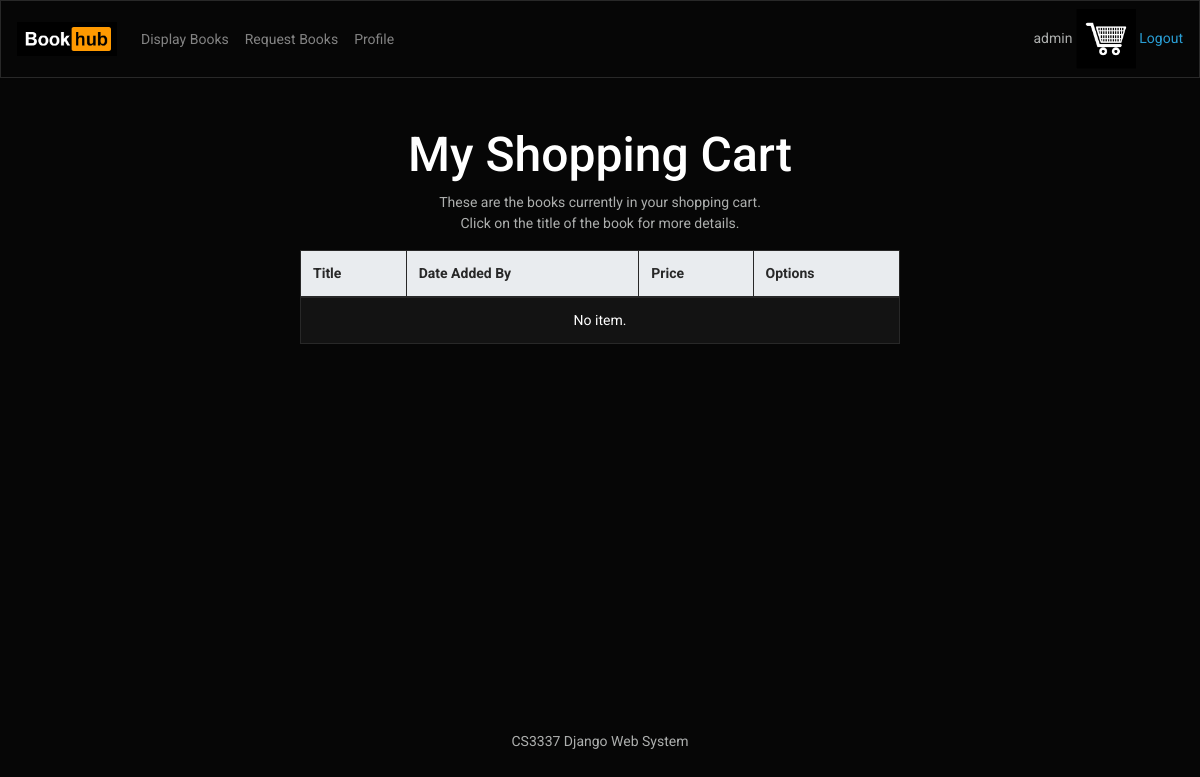
/shoppingcart (signed in), run on an earlier commit of the app's database.
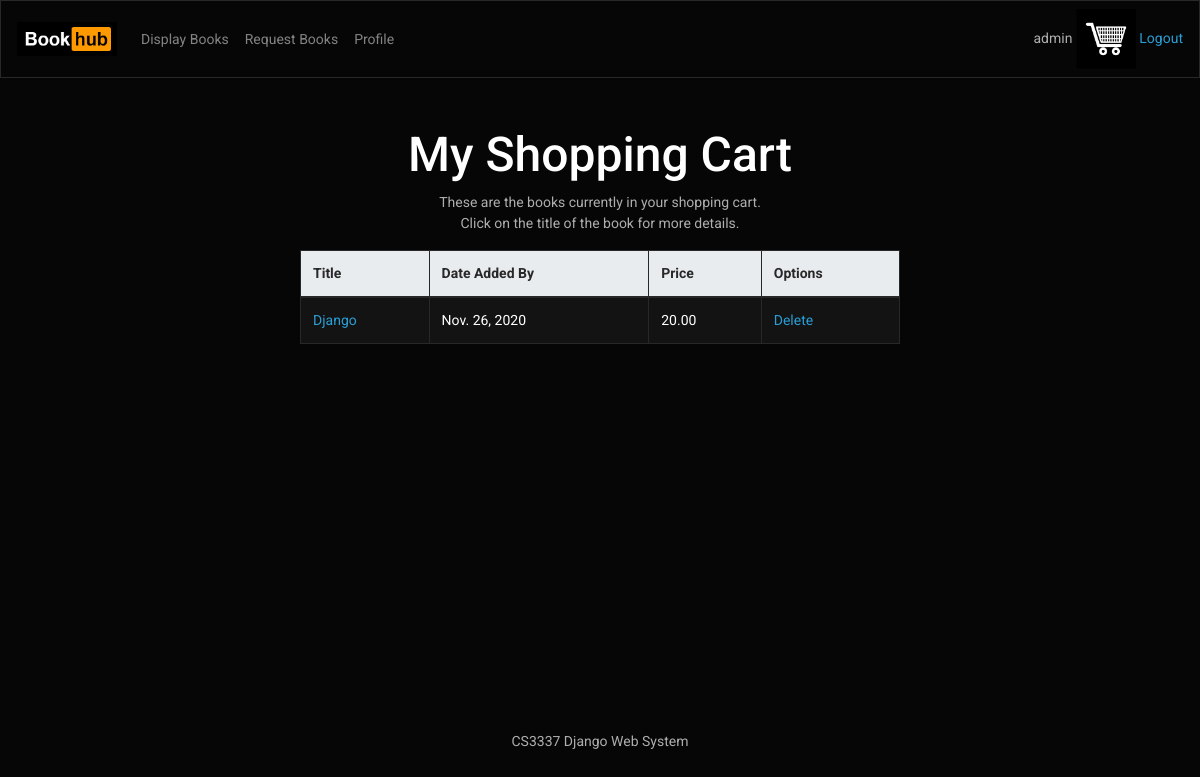
And on a later commit of the database.
### bookMng/models.py (models this page shows, shortened)
class UserCart(models.Model):
    name = models.CharField(max_length=200, default="Anonymous")
    username = models.ForeignKey(User, blank=True, null=True, on_delete=models.CASCADE)
    bookId = models.ForeignKey(Book, blank=True, null=True, on_delete=models.CASCADE)
    price = models.DecimalField(decimal_places=2,max_digits=6,default=0)
    adddate = models.DateField(auto_now=True)

### bookMng/views.py (the view)
# urls.py: path('shoppingcart', views.shoppingcart, name='shoppingcart'),
@login_required(login_url=reverse_lazy('login'))
def shoppingcart(request):
    books = UserCart.objects.filter(username=request.user)
    totalPrice = list(books.aggregate(Sum('price')).values())[0]
    return render(request,
        'bookMng/shoppingcart.html',
        {
            'item_list': MainMenu.objects.all(),
            'books': books,
            'totalPrice': totalPrice
        })

### bookEx/templates/bookMng/shoppingcart.html (shortened to what this page needs)
{% extends "base.html" %}
{% load static %}
{% block main_content %}
<div class="text-center">
    <h2> My Shopping Cart </h2>
    <p> These are the books currently in your shopping cart. <br>Click on the title of the book for more details.</p>
</div>
<table class="table table-striped table-bordered mx-auto" align="center" border="2">
    <thead class="thead-light">
        <tr>
            <th class="font-weight-bold">Title</th>
            <th class="font-weight-bold">Date Added By</th>
            <th class="font-weight-bold">Price</th>
            <th class="font-weight-bold">Options</th>
        </tr>
    </thead>
    {% if not books %}
    <tr>
        <td class="text-center" colspan="4">No item.</td>
    </tr>
    {% else %}
    {% for book in books %}
        <tr>
            <td>
                <a href="book_detail/{{ book.bookId.id }}">
                    {{book.name}}
                </a>
            </td>
            <td>
                {{ book.adddate }}
            </td>
            <td>
                {{ book.price }}
            </td>
            <td>
                <a href="cart_delete/{{ book.id }}">Delete</a>
            </td>
        </tr>
    {% endfor %}
    {% endif %}
</table>
{% endblock main_content %}

What changed in the data, as far as the page shows it:
added UserCart: name "Django", adddate "Nov. 26, 2020", price "20.00"
Also different on the page:
text no longer shown: "No item."
